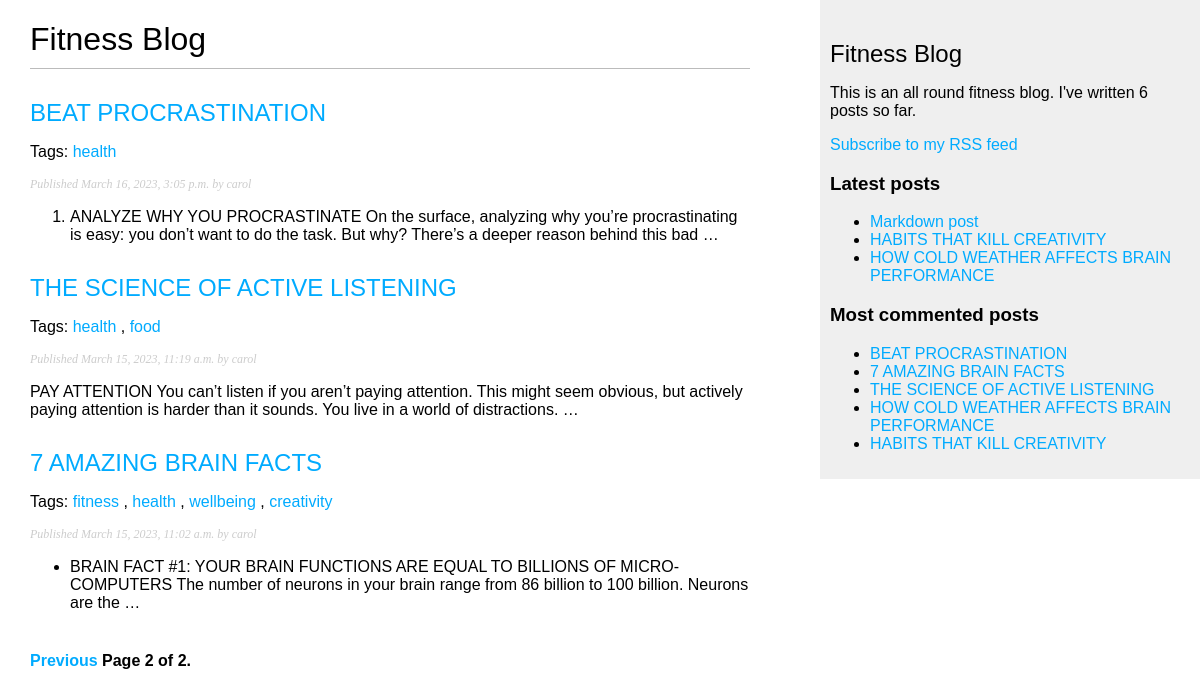
Screenshot of /blog/?page=2 with the database file from the repository.
### blog/models.py (models this page shows, shortened)
class Post(models.Model):
    class Status(models.TextChoices):#enumerate class Status by subclassing models.TextChoices.
         DRAFT = 'DF','Draft'#available choices for the post status are DRAFT and PUBLISHED.
         PUBLISHED = 'PB','Published'#Their respective values are DF and PB, and their labels or readable names are Draft and Published.
    title = models.CharField(max_length =250)
    body = models.TextField()
    slug = models.SlugField(max_length =250, unique_for_date='publish')
    created_at = models.DateTimeField(auto_now_add=True)
    updated_at = models.DateTimeField(auto_now_add=True)
    publish = models.DateTimeField(default=timezone.now)
    status = models.CharField(max_length =2, choices=Status.choices, default=Status.DRAFT)
    author = models.ForeignKey(User, on_delete=models.CASCADE, related_name='blog_posts')
    objects = models.Manager()# The default manager
    published = PublishedManager()# Our custom managerf
    tags = TaggableManager()
    class Meta:# this class defines metadata for the model
         ordering = ['-publish']#ordering attribute tells Django to sort results by the publish field
         indexes = [#This option allows database indexes for your model
              models.Index(fields=['-publish']),
         ]
    def get_absolute_url(self):#builds URL dynamically using the URL name defined in the URL patterns.
         return reverse('blog:post_detail', args=[self.publish.year,
                                                  self.publish.month,
                                                  self.publish.day,
                                                  self.slug])#parameters of the canonical URL for blog posts to match the new URL parameters.

### blog/views.py (the view)
# urls.py: path('', views.post_list, name='post_list'),
def post_list(request, tag_slug=None):#takes the request object as the only parameter.This parameter is required by all views.
    post_list = Post.published.all()#retrieve all posts with PUBLISHED status
    tag = None
    if tag_slug:
        tag = get_object_or_404(Tag,slug=tag_slug)
        post_list = post_list.filter(tags__in=[tag])
    paginator = Paginator(post_list, 3)
    page_number = request.GET.get('page', 1)
    try:
        posts = paginator.page(page_number)
    except PageNotAnInteger:
        posts = paginator.page(1)
    except EmptyPage:
        posts = paginator.page(paginator.num_pages)
    return render(request, 'post/list.html', {'posts': posts,'tag': tag})#renders request object,template path,context variables in the given template

### blog/models.py (called while the page is built)
     def get_queryset(self):
          return super().get_queryset()\
          .filter(status=Post.Status.PUBLISHED)

### blog/templatetags/blog_tags.py (called while the page is built)
@register.simple_tag
def total_posts():
    return Post.published.count()

@register.inclusion_tag('post/latest_posts.html')
def show_latest_posts(count=5):
    latest_posts = Post.published.order_by('-publish')[:count]
    return {'latest_posts': latest_posts}

@register.simple_tag
def get_most_commented_posts(count=5):
    return Post.published.annotate(
                total_comments=Count('comments')
            ).order_by('-total_comments')[:count]

@register.filter(name='markdown')
def markdown_format(text):
    return mark_safe(markdown.markdown(text))

### blog/templates/post/list.html (shortened to what this page needs)
{% extends "blog/base.html" %}
{% load blog_tags %}
{% block content %}
<h1>Fitness Blog</h1>
{% for post in posts %}
<h2>
    <a href="{{ post.get_absolute_url}}">
        {{ post.title}}
    </a>
</h2>
<p class="tags">
    Tags:
    {% for tag in post.tags.all %}
    <a href="{% url "blog:post_list_by_tag" tag.slug %}">
        {{ tag.name }}
    </a>
    {% if not forloop.last %}, {% endif %}
    {% endfor %}
<p class="date">
    Published {{ post.publish }} by {{ post.author}}
</p>
{{ post.body|truncatewords_html:30|markdown }}
{% endfor %}
{% include "pagination.html" with page=posts %}
{% endblock %}

### blog/templates/blog/base.html (shortened to what this page needs)
{% load blog_tags %}
{% load static %}
<!DOCTYPE html>
<html lang="en">
<head>
    <link href="{% static "css/blog.css" %}" rel="stylesheet">
</head>
<body>
    <div id="content">
       {% block content %}
       {% endblock %}
    </div>
    <div id="sidebar">
        <h2>Fitness Blog</h2>
        <p>This is an all round fitness blog.
            I've written {% total_posts %} posts so far.
        </p>
        <p>
            <a href="{% url "blog:post_feed" %}">
                Subscribe to my RSS feed
            </a>
        </p>
        <h3>Latest posts</h3>
        {% show_latest_posts 3 %}
        <h3>Most commented posts</h3>
        {% get_most_commented_posts as most_commented_posts %}
        <ul>
            {% for post in most_commented_posts %}
            <li>
            <a href="{{ post.get_absolute_url }}">{{ post.title }}</a>
            </li>
            {% endfor %}
            </ul>
    </div>
</body>
</html>

### blog/templates/post/latest_posts.html
<ul>
    {% for post in latest_posts %}
    <li>
    <a href="{{ post.get_absolute_url }}">{{ post.title }}</a>
    </li>
    {% endfor %}
</ul>

### blog/static/css/blog.css (style rules this page uses)
body { margin:0; padding:0; font-family:helvetica, sans-serif; }
a { color:#00abff; text-decoration:none; }
h1 { font-weight:normal; border-bottom:1px solid #bbb; padding:0 0 10px 0; }
h2 { font-weight:normal; margin:30px 0 0; }
#content { float:left; width:60%; padding:0 0 0 30px; }
#sidebar { float:right; width:30%; padding:10px; background:#efefef; height:100%; }
p.date { color:#ccc; font-family: georgia, serif; font-size: 12px; font-style: italic; }

### rows the page displays
Post: title "BEAT PROCRASTINATION", publish "March 16, 2023, 3:05 p.m.", author "carol", body "ANALYZE WHY YOU PROCRASTINATE On the surface, analyzing why you’re procrastinating is easy: you don’t want to do the task. But why? There’s a deeper reason behind this bad …"
Tag: name "health"
Post: title "THE SCIENCE OF ACTIVE LISTENING", publish "March 15, 2023, 11:19 a.m.", author "carol", body "PAY ATTENTION You can’t listen if you aren’t paying attention. This might seem obvious, but actively paying attention is harder than it sounds. You live in a world of distractions. …"
Tag: name "food"
Post: title "7 AMAZING BRAIN FACTS", publish "March 15, 2023, 11:02 a.m.", author "carol", body "BRAIN FACT #1: YOUR BRAIN FUNCTIONS ARE EQUAL TO BILLIONS OF MICRO-COMPUTERS The number of neurons in your brain range from 86 billion to 100 billion. Neurons are the …"
Tag: name "fitness"
Tag: name "wellbeing"
Tag: name "creativity"
Post: title "Markdown post"
Post: title "HABITS THAT KILL CREATIVITY"
Post: title "HOW COLD WEATHER AFFECTS BRAIN PERFORMANCE"

### other values shown
{{ page.number }} "2"
{{ page.paginator.num_pages }} "2"
